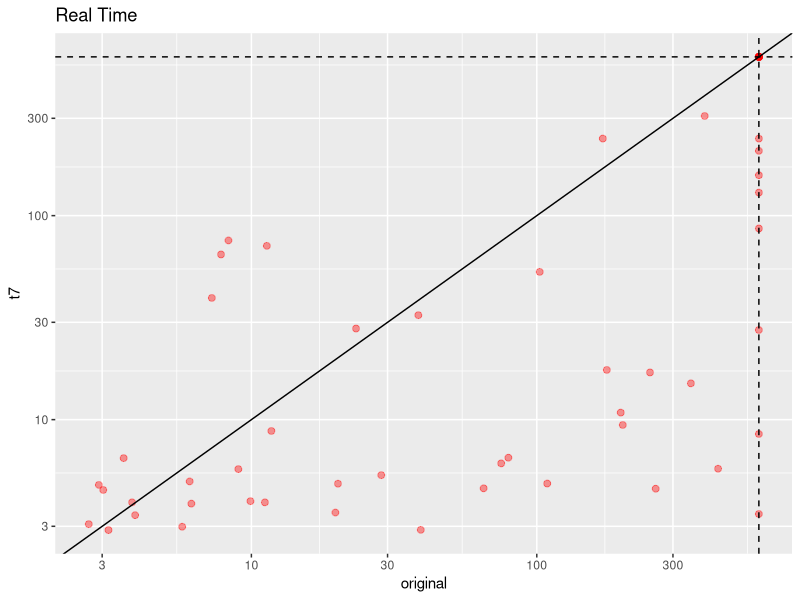
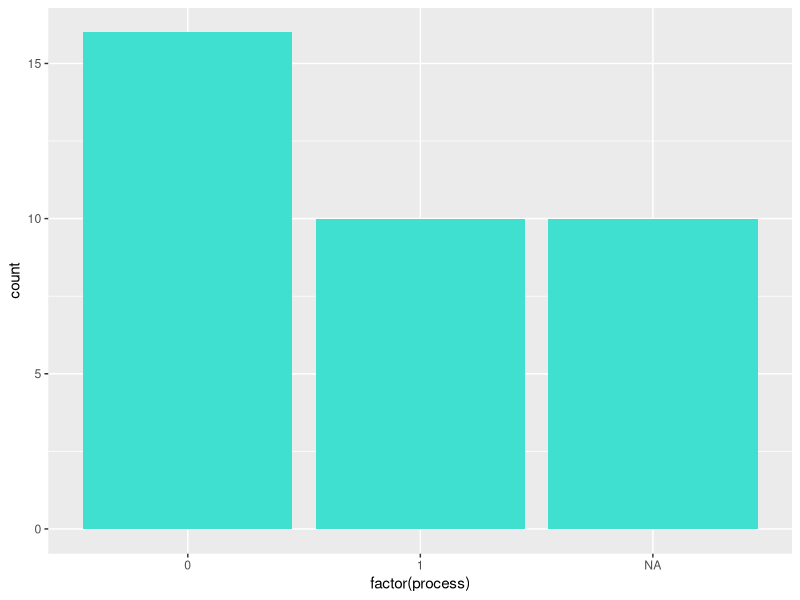
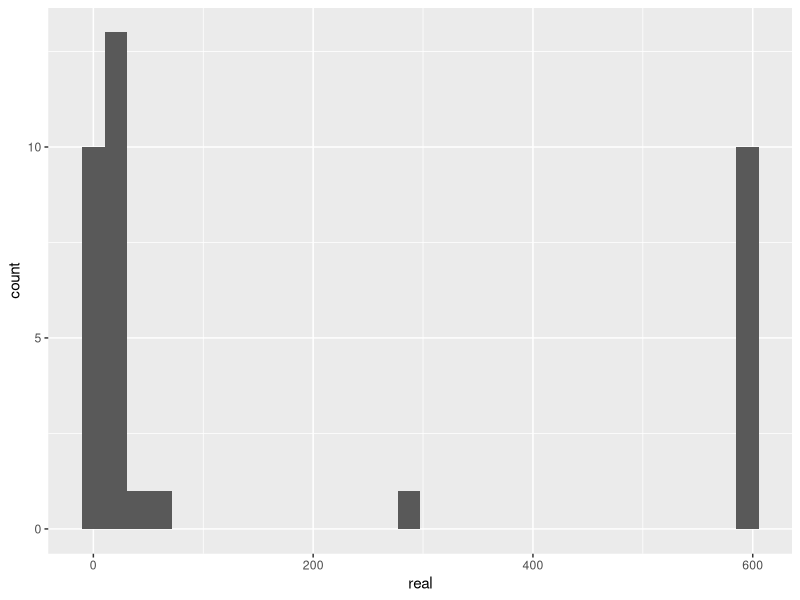
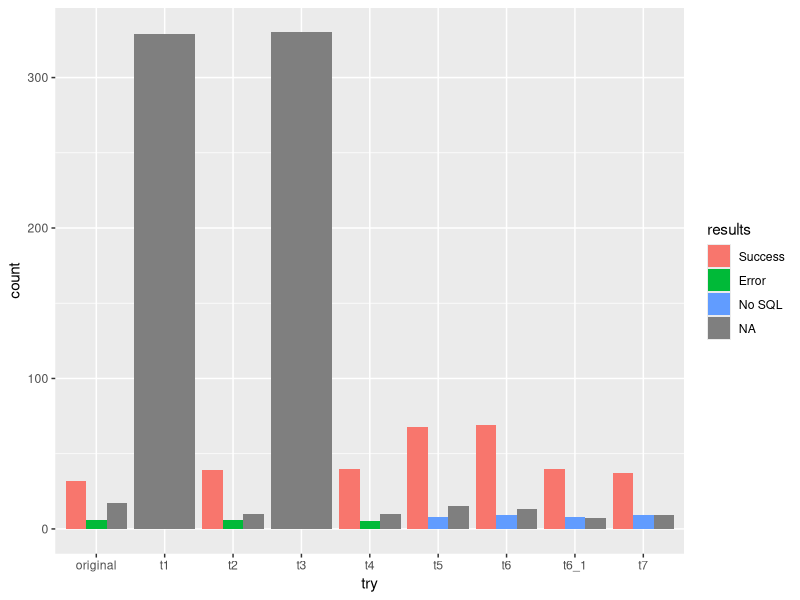

These figures' R source, in order:
library(ggplot2)
library(stringr)
library(dplyr)

setwd('./data-treatment')

status_meanings <- c('Success', 'Error', 'No SQL')

s1 <- read.csv('squares1.csv', header=T, stringsAsFactors=FALSE)
s2 <- read.csv('squares2.csv', header=T, stringsAsFactors=FALSE)
s3 <- read.csv('squares3.csv', header=T, stringsAsFactors=FALSE)

original <- read.csv('squares3.csv', header=T, stringsAsFactors=FALSE)
original_new <- read.csv('orig_new.csv', header=T, stringsAsFactors=FALSE)

# qffd <- read.csv('qffd.csv', header=T, stringsAsFactors=FALSE)  # needs to be rerun
# qffd_r <- read.csv('qffd-random.csv', header=T, stringsAsFactors=FALSE)  # needs to be rerun
t1 <- read.csv('try1.csv', header=T, stringsAsFactors=FALSE)
t2 <- read.csv('try2.csv', header=T, stringsAsFactors=FALSE)
t3 <- read.csv('try3.csv', header=T, stringsAsFactors=FALSE)
t4 <- read.csv('try4.csv', header=T, stringsAsFactors=FALSE)
t5 <- read.csv('try5.csv', header=T, stringsAsFactors=FALSE)
t6 <- read.csv('try6.csv', header=T, stringsAsFactors=FALSE)
t6_1 <- read.csv('try6_1.csv', header=T, stringsAsFactors=FALSE)
t7 <- read.csv('try7.csv', header=T, stringsAsFactors=FALSE)
t8 <- read.csv('try8.csv', header=T, stringsAsFactors=FALSE)

# times scatter plot
A <- 'original';B <- 't7';tmp <- merge(eval(parse(text = A)), eval(parse(text = B)), by='name', suffixes = c("_A", "_B"));ggplot(tmp, aes(x=real_A, y=real_B)) + geom_point(color='red', alpha = 0.4, size=2) + scale_x_continuous(trans='log10') + scale_y_continuous(trans='log10') + geom_abline() + geom_hline(yintercept=600, linetype="dashed") + geom_vline(xintercept=600, linetype="dashed") + labs(y=B, x = A) + ggtitle('Real Time')

# process distribution
ggplot(t8, aes(x=factor(process))) + geom_bar(fill="turquoise")

#solve time distribution
ggplot(t8, aes(x=real)) + geom_histogram()

# solved instances by try
tries <- list('original' = original, 't1' = t1, 't2' = t2, 't3' = t3, 't4' = t4, 't5' = t5, 't6' = t6, 't6_1' = t6_1, 't7' = t7); solved <- bind_rows(tries, .id='try'); results <- factor(solved$status, labels=status_meanings); ggplot(solved, aes(x=try, fill=results)) + geom_bar(position="dodge")
